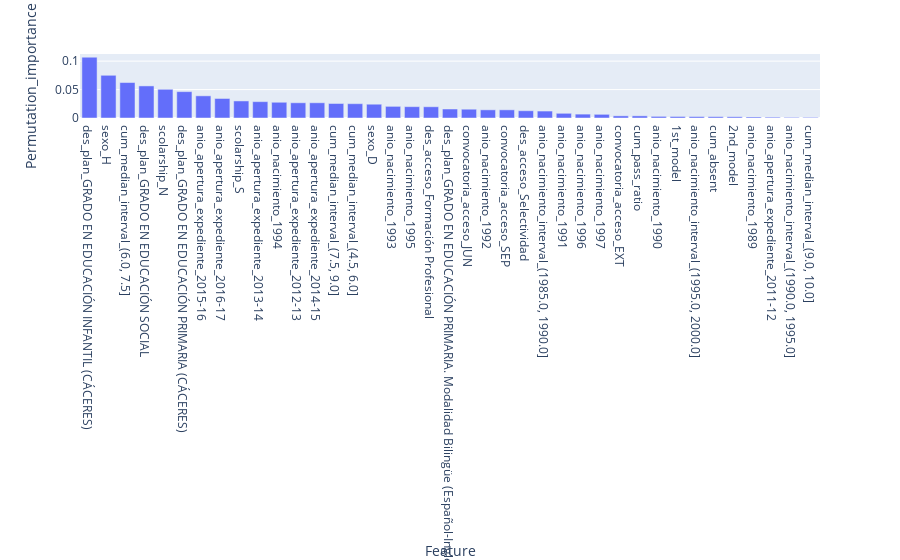

The code cell stored with this chart in its notebook:
### Code cell
fig = px.bar(logit_importances, x='Feature', y='Permutation_importance')
fig.show()

### Figure 1 — Plotly figure (JSON) as saved in the notebook; plotly's stock layout.template omitted (floating-point values rounded to 4 significant figures)
{"data": [{"alignmentgroup": "True", "hovertemplate": "Feature=%{x}<br>Permutation_importance=%{y}<extra></extra>", "legendgroup": "", "marker": {"color": "#636efa"}, "name": "", "offsetgroup": "", "orientation": "v", "showlegend": false, "textposition": "auto", "type": "bar", "x": ["des_plan_GRADO EN EDUCACIÓN INFANTIL (CÁCERES)", "sexo_H", "cum_median_interval_(6.0, 7.5]", "des_plan_GRADO EN EDUCACIÓN SOCIAL", "scolarship_N", "des_plan_GRADO EN EDUCACIÓN PRIMARIA (CÁCERES)", "anio_apertura_expediente_2015-16", "anio_apertura_expediente_2016-17", "scolarship_S", "anio_apertura_expediente_2013-14", "anio_nacimiento_1994", "anio_apertura_expediente_2012-13", "anio_apertura_expediente_2014-15", "cum_median_interval_(7.5, 9.0]", "cum_median_interval_(4.5, 6.0]", "sexo_D", "anio_nacimiento_1993", "anio_nacimiento_1995", "des_acceso_Formación Profesional", "des_plan_GRADO EN EDUCACIÓN PRIMARIA. Modalidad Bilingüe (Español-Inglés)", "convocatoria_acceso_JUN", "anio_nacimiento_1992", "convocatoria_acceso_SEP", "des_acceso_Selectividad", "anio_nacimiento_interval_(1985.0, 1990.0]", "anio_nacimiento_1991", "anio_nacimiento_1996", "anio_nacimiento_1997", "convocatoria_acceso_EXT", "cum_pass_ratio", "anio_nacimiento_1990", "1st_model", "anio_nacimiento_interval_(1995.0, 2000.0]", "cum_absent", "2nd_model", "anio_nacimiento_1989", "anio_apertura_expediente_2011-12", "anio_nacimiento_interval_(1990.0, 1995.0]", "cum_median_interval_(9.0, 10.0]"], "xaxis": "x", "y": [0.1069, 0.07511, 0.06235, 0.05642, 0.05049, 0.04636, 0.03899, 0.03432, 0.03001, 0.02875, 0.02767, 0.02677, 0.02677, 0.02552, 0.02516, 0.02426, 0.02049, 0.01995, 0.01977, 0.01581, 0.01545, 0.01438, 0.01438, 0.01276, 0.01222, 0.008266, 0.006828, 0.006469, 0.003774, 0.003774, 0.002875, 0.002695, 0.002516, 0.002336, 0.002156, 0.001797, 0.001438, 0.001078, 0.001078], "yaxis": "y"}], "layout": {"barmode": "relative", "legend": {"tracegroupgap": 0}, "margin": {"t": 60}, "xaxis": {"anchor": "y", "domain": [0, 1], "title": {"text": "Feature"}}, "yaxis": {"anchor": "x", "domain": [0, 1], "title": {"text": "Permutation_importance"}}}}
